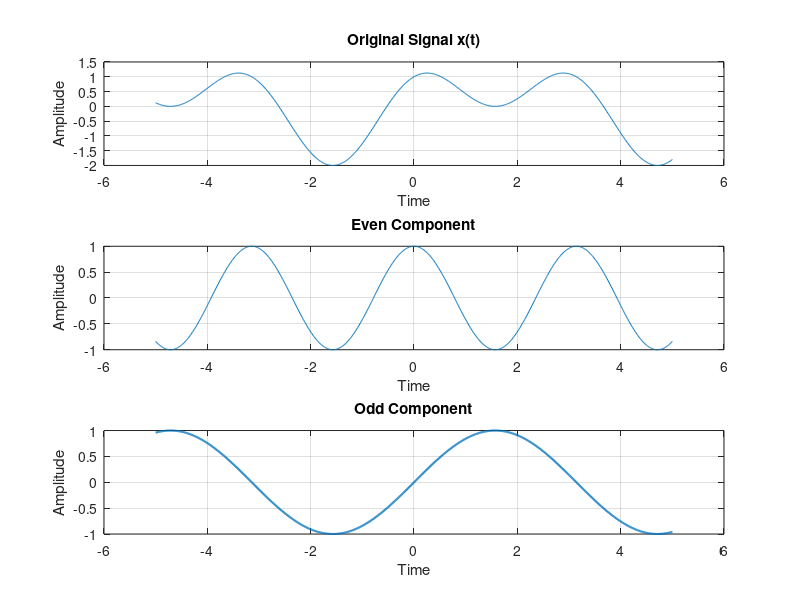

The MATLAB script that drew this image:
clc;
clear;
close all;

t = -5:0.01:5;
x = sin(t) + cos(2*t);

y = 2*x;

%% 1. LINEARITY
x1 = sin(t);
x2 = cos(t);
a = 2;
b = 3;
y1 = 2*x1;
y2 = 2*x2;
y3 = 2*(a*x1 + b*x2);
error1 = max(abs(y3 - (a*y1 + b*y2)));

if error1 < 1e-10
    disp('System is Linear');
else
    disp('System is Non-Linear');
end

% 2. STABILITY

if max(abs(y)) < Inf
    disp('System is Stable');
else
    disp('System is Unstable');
end

% 3. TIME INVARIANCE
t0 = 2;
x = sin(t);
x_shift = sin(t-t0);
y1 = 2*x_shift;
y2 = 2*sin(t-t0);

error2 = max(abs(y1-y2));

if error2 < 1e-10
    disp('System is Time Invariant');
else
    disp('System is Time Variant');
end

% 4. ENERGY AND POWER

x = sin(t) + cos(2*t);

E = trapz(t,abs(x).^2);

T = t(end)-t(1);  % total time span of t by subtracting the first sample from the last sample.

% Average Power
P = E/T;

disp(['Energy = ',num2str(E)]);
disp(['Power = ',num2str(P)]);

% 5. EVEN AND ODD COMPONENTS
%xx=x(-t)
xx=sin(-t)+cos(-2*t);

% Even component
xeven = (x + xx)/2;

% Odd component
xodd = (x - xx)/2;

figure;
subplot(3,1,1);
plot(t,x);
grid on;
title('Original Signal x(t)');
xlabel('Time');
ylabel('Amplitude');

subplot(3,1,2);
plot(t,xeven);
grid on;
title('Even Component');
xlabel('Time');
ylabel('Amplitude');

subplot(3,1,3);
plot(t,xodd,'LineWidth',1.5);
grid on;
title('Odd Component');
xlabel('Time');
ylabel('Amplitude');
